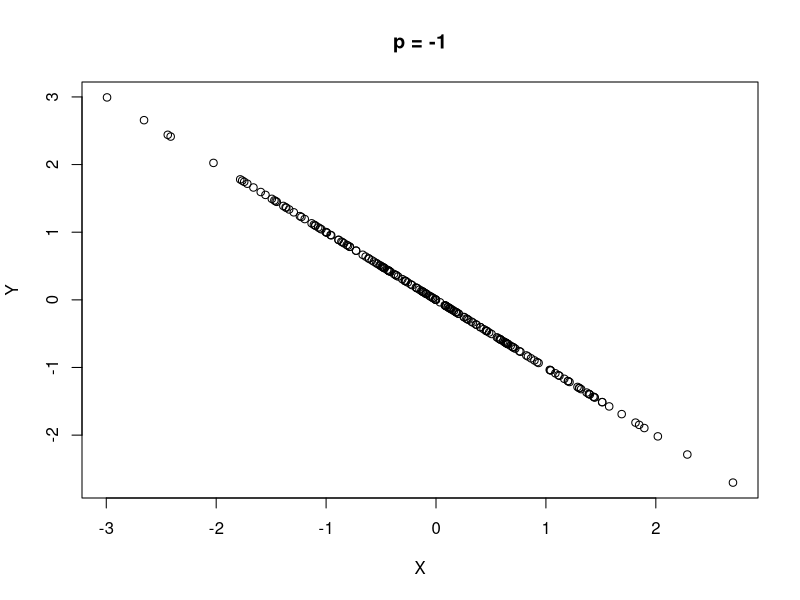
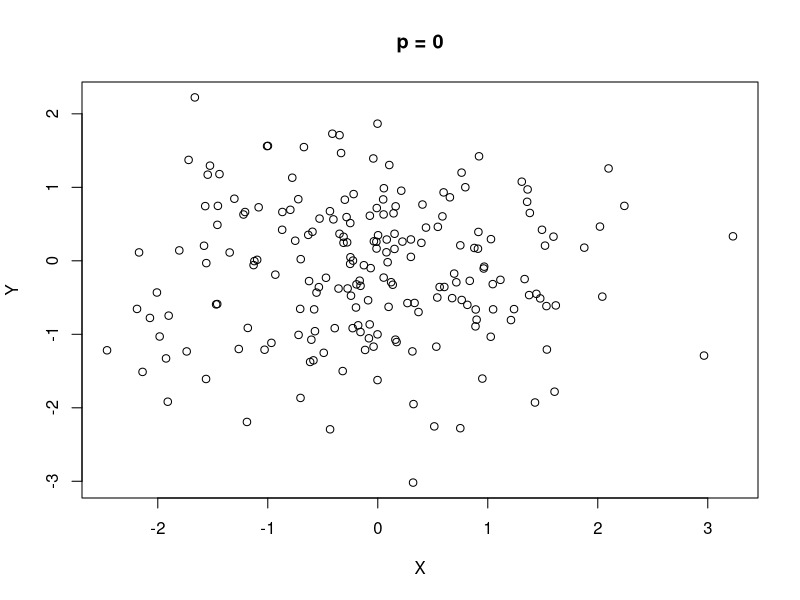
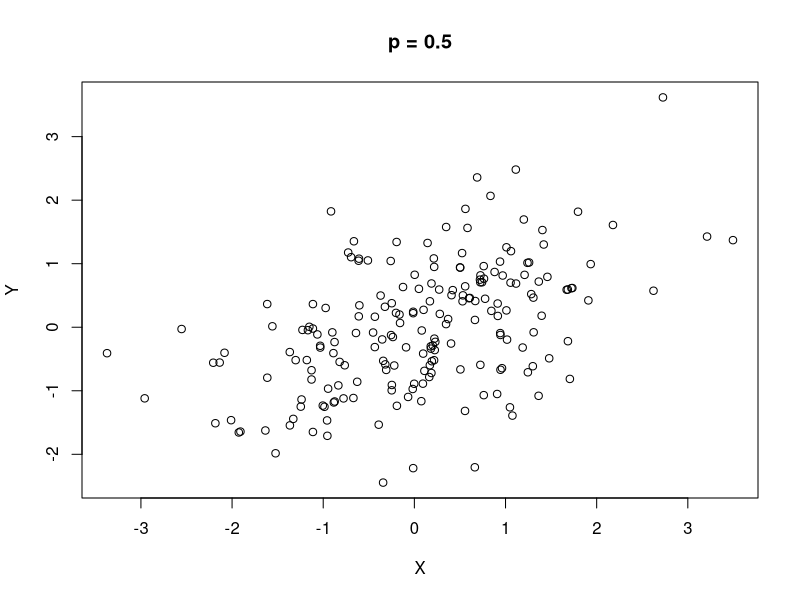
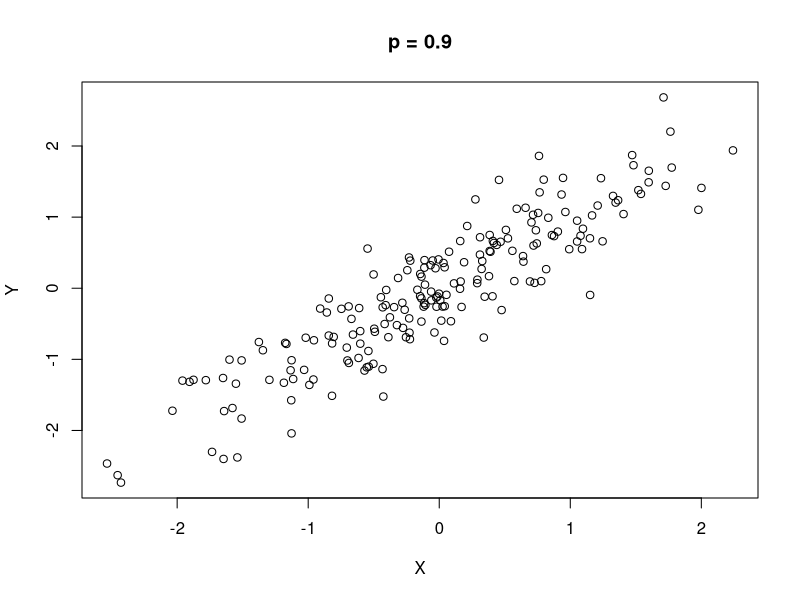
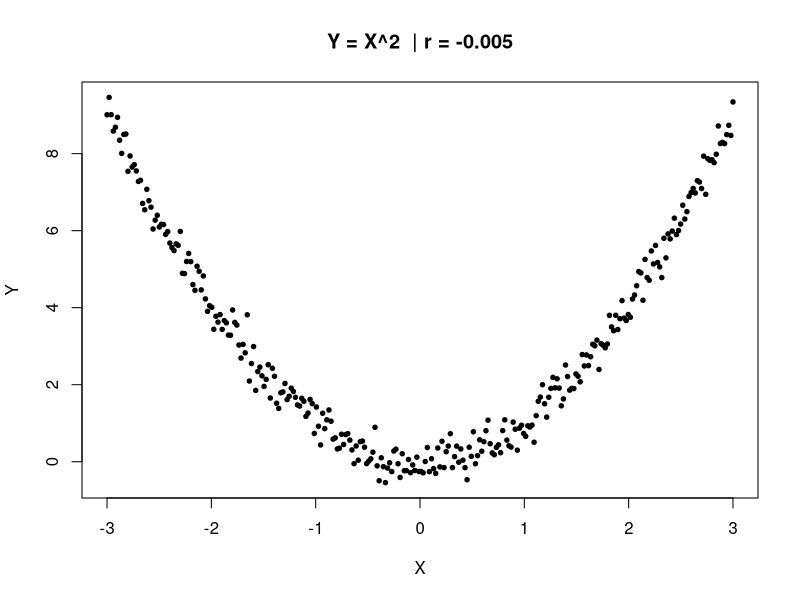

Write R code to recreate these figures, in order.
## ---- chunk 1
library(knitr)
## ---- chunk 2
set.seed(123)  

X <- rnorm(10000)   
Y <- rnorm(10000)

a <- 5             
b <- 3              

const_a <- rep(a, length(X))
cov_X_a <- cov(X, const_a)
cov_X_a   
left_side <- cov(a*X + b, Y)      
right_side <- a * cov(X, Y)       
## ---- chunk 3
set.seed(123)

X <- rnorm(10000)
Y <- rnorm(10000)
U <- rnorm(10000)

a <- 2
b <- -4

left_side <- cov(a*X + b*Y, U)
right_side <- a*cov(X,U) + b*cov(Y,U)
## ---- chunk 4
set.seed(123)

X <- rnorm(10000)
U <- rnorm(10000)
V <- rnorm(10000)

a <- 3
b <- 7

left_side <- cov(X, a*U + b*V)
right_side <- a*cov(X,U) + b*cov(X,V)
## ---- chunk 5
set.seed(123)

X <- rnorm(10000)
Y <- rnorm(10000)
cov(X,Y)   

set.seed(123)

X <- rnorm(10000)
Y <- rnorm(10000)

cov(X,Y)   
## ---- chunk 6
set.seed(123)

X1 <- rnorm(10000)
X2 <- rnorm(10000)
X3 <- rnorm(10000)

S <- X1 + X2 + X3
left_side <- var(S)
right_side <- var(X1) + var(X2) + var(X3) +
  2*cov(X1,X2) +
  2*cov(X1,X3) +
  2*cov(X2,X3)
## ---- chunk 7
set.seed(123)

X <- rnorm(10000)
Y <- 0.8*X + rnorm(10000, sd=0.2)  

rho <- cor(X,Y)
Y_neg <- -X + rnorm(10000, sd=0.1)

cor(X, Y_neg)
## ---- chunk 8
set.seed(42)
n <- 200

get_data <- function(corr, n) {
  x <- rnorm(n)
  y <- corr * x + sqrt(1 - corr^2) * rnorm(n)
  list(x=x, y=y)
}


cors_ <- c(-1, 0, 0.5, 0.9)
for (rho in cors_) {
  d <- get_data(rho, n)
  actual <- round(cor(d$x, d$y), 3)
  plot(d$x, d$y,
       main = paste0("p = ", rho),
       xlab = "X", ylab = "Y")
}
## ---- chunk 9

x = seq(-3, 3, length.out = 300)
y = x^2 + rnorm(300, sd = 0.3)

actual <- round(cor(x, y), 3)
plot(x, y,
     main = paste0("Y = X^2  | r = ", actual),
     xlab = "X", ylab = "Y",
     pch =19, cex= 0.6)
## ---- chunk 10
set.seed(42)

# 1. Construct the finite population
# Value k appears k times, so pop = {1,1, 2,2,2, 3,3,3,3, ..., 20x20}
pop      <- rep(1:20, 1:20)
N        <- length(pop)                    # total population size = 210
pop_mean <- mean(pop)                      # population mean
pop_var  <- mean((pop - pop_mean)^2)       # population variance (divided by N)

cat("Population size  N  =", N, "\n")
cat("Population mean  mu  =", round(pop_mean, 4), "\n")
cat("Population var   sigma^2 =", round(pop_var,  4), "\n\n")


# 2. Simulation function
simulate_sampling <- function(n, replace, B = 1000) {

  # Draw B samples of size n and record each sample mean
  sample_means <- replicate(B, mean(sample(pop, n, replace = replace)))

  # Empirical (simulated) statistics
  emp_mean <- mean(sample_means)
  emp_var  <- var(sample_means)

  # Theoretical statistics
  th_mean <- pop_mean
  if (replace) {
    th_var <- pop_var / n                              # standard result
  } else {
    th_var <- (pop_var / n) * (N - n) / (N - 1)       # finite population correction (FPC)
  }

  # Print results
  method_label <- if (replace) "With replacement (b)" else "Without replacement (a)"
  cat(sprintf("  [%s]  n = %d\n", method_label, n))
  cat(sprintf("    Empirical  mean = %.4f  |  var = %.6f\n", emp_mean, emp_var))
  cat(sprintf("    Theoretical mean = %.4f  |  var = %.6f\n", th_mean, th_var))
  if (!replace) {
    cat(sprintf("    FPC = (N-n)/(N-1) = (%d-%d)/(%d-1) = %.4f\n",
                N, n, N, (N - n) / (N - 1)))
  }
  cat("\n")

  invisible(sample_means)   # return means silently for optional further use
}
## ---- chunk 11
# Part (a): Sampling WITHOUT replacement
means_a_10  <- simulate_sampling(n = 10,  replace = FALSE)
means_a_200 <- simulate_sampling(n = 200, replace = FALSE)
## ---- chunk 12
# Part (b): Sampling WITH replacement
means_b_10  <- simulate_sampling(n = 10,  replace = TRUE)
means_b_200 <- simulate_sampling(n = 200, replace = TRUE)
## ---- chunk 13

# Function to compute P(S = s) for a given s
prob_S_equals_s <- function(s) {
  if (s > 15 || s < 0) return(0)
  
  positions <- combn(15, s, simplify = FALSE)
  
  total_prob <- 0
  
  for (pos in positions) {
    
    p <- 1
    bigFishCaught <- 0  
    
    for (attempt in 1:15) {
      bigInPond <- 16 - bigFishCaught
      smallInPond <- 4
      total <- bigInPond + smallInPond
      
      if (attempt %in% pos) {
        p <- p * (bigInPond / total)
        bigFishCaught <- bigFishCaught + 1
      }
      
      else {
        p <- p * (smallInPond / total)
      }
    }
    
    total_prob <- total_prob + p
  }
  
  return(total_prob)
}

# Function to compute P(S <= 9)
probS <- function() {
  total <- 0
  for (s in 0:9) {
    p_s <- prob_S_equals_s(s)
    cat(sprintf("P(S = %d) = %.8f\n", s, p_s))
    total <- total + p_s
  }
  return(total)
}

# Results
result <- probS()
cat(sprintf("\nP(S < 10) = %.8f\n", result))

## ---- chunk 14

u_bound <- pbinom(9, 15, 0.8)
cat(sprintf("Upper bound for P(S < 10) <= %.8f", u_bound))

## ---- chunk 15

S_values = c()
means = c()

for (s in 1:1000) {
  fishpond <- seq(50, 1000, 50)
  sampledFish <- c()
  iterations <- 0
  bigFish <- 0 
  
  while (bigFish < 10 && iterations < 15) { 
    iterations <- iterations + 1 
    
    l = length(fishpond) 
    ind = sample(1:l, 1) 
    
    fishSize <- fishpond[ind] 
    if (fishSize > 200) {
      fishpond <- fishpond[fishpond != fishSize] 
      sampledFish = append(sampledFish, fishSize)
      bigFish <- bigFish + 1
    }

  } 
  
  S_values <- append(S_values, length(sampledFish))
  means <- append(means, mean(sampledFish))
  
} 

# Results
cat("P(S < 10):", sum(S_values < 10) / 1000, "\n")
cat("E[Xbar]:", mean(means), "\n")
